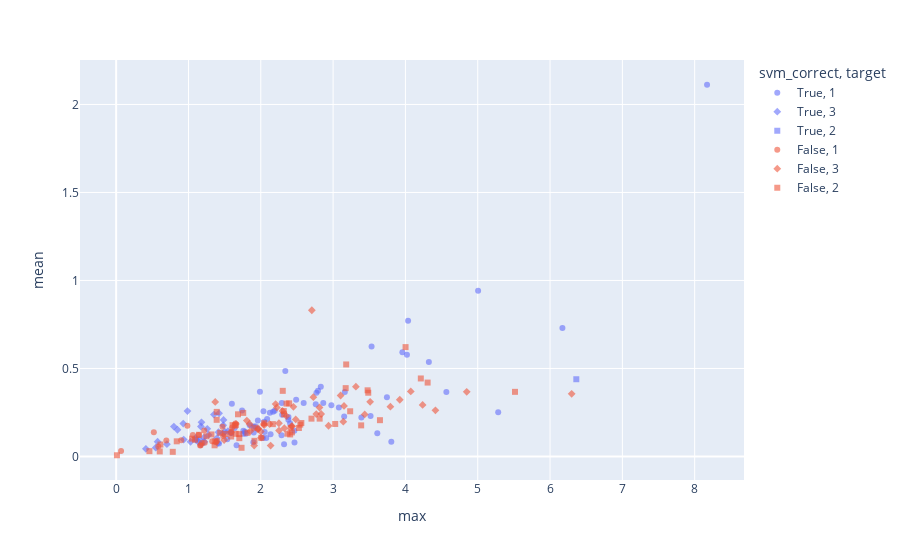

Write notebook code for a chart like this one.
### Code cell
px.scatter(Xtest, x="max", y="mean", color="svm_correct", opacity=0.6, symbol='target', category_orders={"svm_correct": [True, False]})
